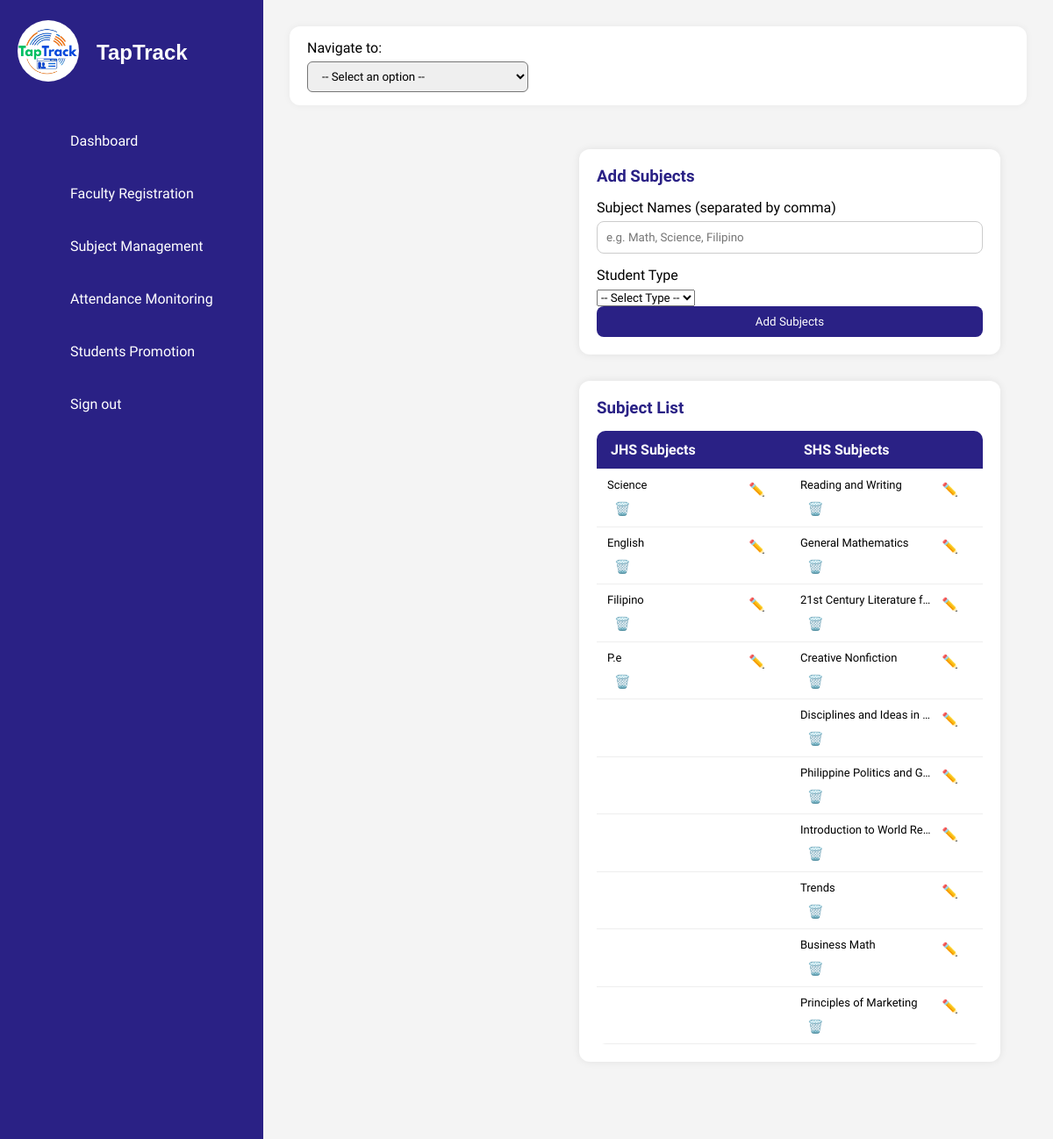
Page /ISIERA/subject_management.php on the committed database.
### tables this page shows
CREATE TABLE `subjects` (
  `id` int(11) NOT NULL,
  `subject_name` varchar(255) NOT NULL,
  `student_type` varchar(150) NOT NULL,
  `created_at` timestamp NOT NULL DEFAULT current_timestamp(),
  `strand_id` int(11) DEFAULT NULL
);

### ISIERA/subject_management.php (the view, shortened to what this page needs)
<?php
include 'db_connection.php';
?>
<!DOCTYPE html>
<html lang="en">
<head>
  <link rel="stylesheet" href="assets/css/style.css" />
</head>
<body>
<?php include('sidebar.php'); ?>
<div class="main-content">
  <div class="dropdown-nav">
    <label>Navigate to:</label>
    <select onchange="navigate(this.value)">
      <option value="">-- Select an option --</option>
    </select>
  </div>
<div class="main-content">
<div class="card">
  <h3>Add Subjects</h3>
  <form method="POST">
    <label>Subject Names (separated by comma)</label>
    <input type="text" name="subject_names" placeholder="e.g. Math, Science, Filipino" required />
    <label>Student Type</label>
    <select name="student_type" required>
      <option value="">-- Select Type --</option>
    </select>
    <button type="submit" name="add_subject">Add Subjects</button>
  </form>
</div>
<div class="card">
  <h3>Subject List</h3>
  <table>
    <thead>
      <tr>
        <th>JHS Subjects</th>
        <th>SHS Subjects</th>
      </tr>
    </thead>
    <tbody>
      <?php
      $jhsSubjects = $conn->query("SELECT * FROM subjects WHERE student_type = 'JHS' ORDER BY created_at DESC");
      $shsSubjects = $conn->query("SELECT * FROM subjects WHERE student_type = 'SHS' ORDER BY created_at DESC");
      $jhs = [];
      while ($row = $jhsSubjects->fetch_assoc()) $jhs[] = $row;
      $shs = [];
      while ($row = $shsSubjects->fetch_assoc()) $shs[] = $row;
      $maxRows = max(count($jhs), count($shs));
      for ($i = 0; $i < $maxRows; $i++):
        $jhsRow = $jhs[$i] ?? null;
        $shsRow = $shs[$i] ?? null;
      ?>
      <tr>
        <td class="subject-cell">
          <?php if ($jhsRow): ?>
            <span class="subject-name"><?= htmlspecialchars($jhsRow['subject_name']) ?></span>
            <a href="javascript:void(0);" class="action-icon" onclick="openEditModal(<?= $jhsRow['id'] ?>, '<?= htmlspecialchars($jhsRow['subject_name'], ENT_QUOTES) ?>')">✏️</a>
            <a href="?delete=<?= $jhsRow['id'] ?>" class="action-icon" onclick="return confirm('Delete this subject?')">🗑️</a>
          <?php endif; ?>
        </td>
        <td class="subject-cell">
          <?php if ($shsRow): ?>
            <span class="subject-name"><?= htmlspecialchars($shsRow['subject_name']) ?></span>
            <a href="javascript:void(0);" class="action-icon" onclick="openEditModal(<?= $shsRow['id'] ?>, '<?= htmlspecialchars($shsRow['subject_name'], ENT_QUOTES) ?>')">✏️</a>
            <a href="?delete=<?= $shsRow['id'] ?>" class="action-icon" onclick="return confirm('Delete this subject?')">🗑️</a>
          <?php endif; ?>
        </td>
      </tr>
      <?php endfor; ?>
    </tbody>
  </table>
</div>
</body>
</html>

### ISIERA/assets/css/style.css (style rules this page uses)
* { font-family: 'Ubuntu', sans-serif; margin: 0; padding: 0; box-sizing: border-box; }
:root { --blue: #2a2185; --white: #fff; --gray: #f5f5f5; --black1: #222; --black2: #999; }
body { min-height: 100vh; overflow-x: hidden; }
.main-content { margin-left: 300px; padding: 20px; background-color: #f4f4f4; min-height: 100vh; overflow-x: hidden; width: calc(100% - 300px); }

### ISIERA/subject_management.php (style rules this page uses)
body { background-color: #f0f2f5; }
.main-content { margin-left: 300px; padding: 30px; }
.card { background-color: #fff; padding: 20px; border-radius: 12px; box-shadow: 0 0 10px rgba(0,0,0,0.08); margin-bottom: 30px; max-width: 600px; }
h3 { margin-bottom: 15px; color: #2a2185; }
label { font-weight: 500; display: block; margin-bottom: 6px; }
input[type="text"] { width: 100%; padding: 10px; border: 1px solid #ccc; border-radius: 8px; margin-bottom: 15px; }
button { background-color: #2a2185; color: #fff; border: none; padding: 10px 18px; border-radius: 8px; cursor: pointer; width: 100%; }
table { width: 100%; border-collapse: collapse; background-color: #fff; border-radius: 10px; overflow: hidden; }
th, td { padding: 12px 16px; text-align: left; border-bottom: 1px solid #eee; }
th { background-color: #2a2185; color: #fff; }
.dropdown-nav { background-color: #fff; border-radius: 12px; padding: 15px 20px; margin-bottom: 20px; box-shadow: 0 0 8px rgba(0,0,0,0.05); }
.dropdown-nav select { padding: 8px 12px; border-radius: 6px; }
.subject-cell { font-size: 13px; vertical-align: middle; line-height: 1.5; padding: 8px 12px; }
.subject-name { display: inline-block; width: 150px; overflow: hidden; white-space: nowrap; text-overflow: ellipsis; }
.action-icon { margin-left: 8px; text-decoration: none; font-size: 15px; }

### rows in the picture
subjects: subject_name "Science"
subjects: subject_name "Reading and Writing"
subjects: subject_name "English"
subjects: subject_name "General Mathematics"
subjects: subject_name "Filipino"
subjects: subject_name "21st Century Literature f…"
subjects: subject_name "P.e"
subjects: subject_name "Creative Nonfiction"
subjects: subject_name "Disciplines and Ideas in…"
subjects: subject_name "Philippine Politics and G…"
subjects: subject_name "Introduction to World Re…"
subjects: subject_name "Trends"
subjects: subject_name "Business Math"
subjects: subject_name "Principles of Marketing"
